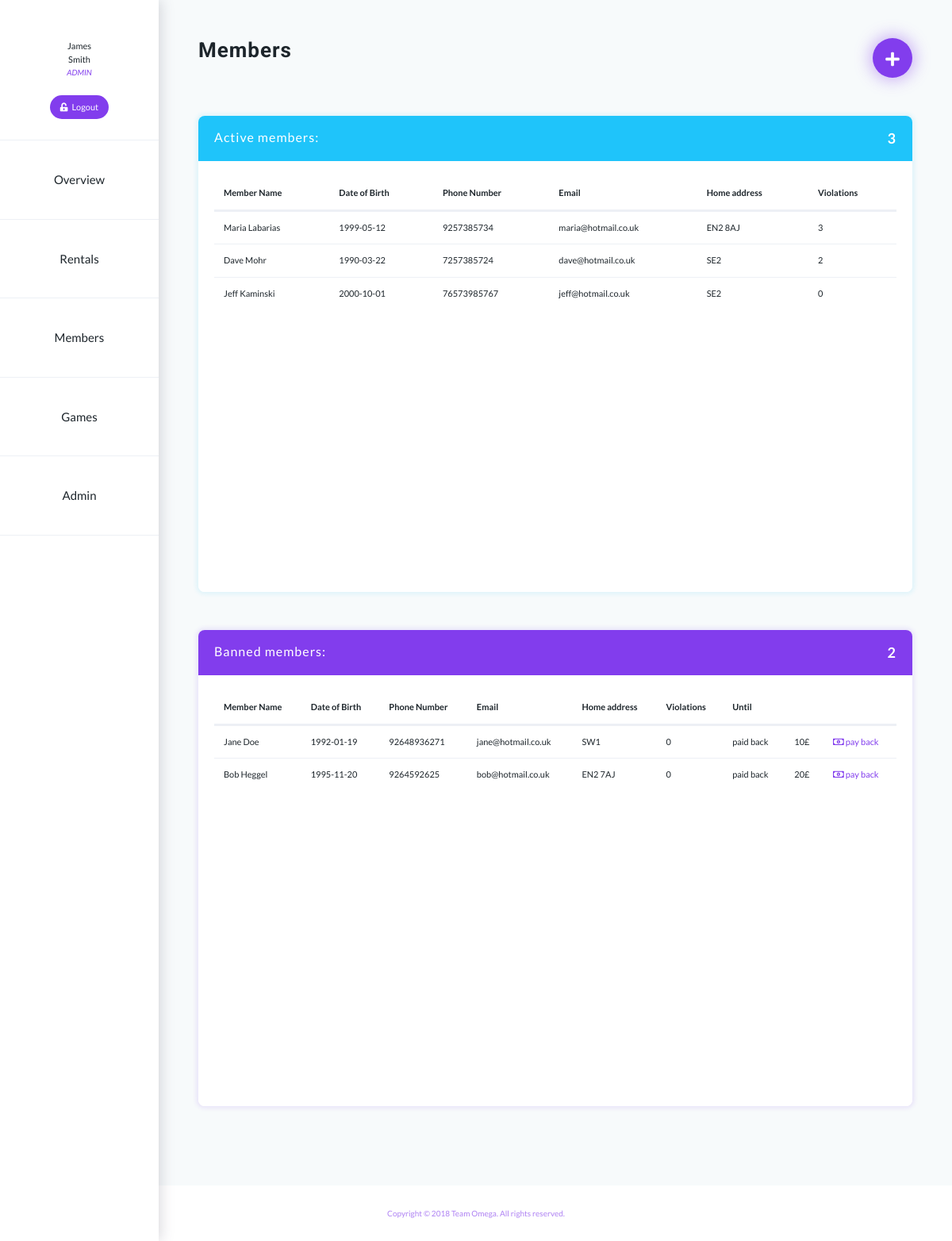
The page /staff/dashboard.php?tab=members (signed in) on the database its author committed.
### tables this page shows
CREATE TABLE Staff
(
  staffID     INT AUTO_INCREMENT NOT NULL,
  password    VARCHAR(255)   NOT NULL,
  title       VARCHAR(5)    NOT NULL,
  firstname   VARCHAR(20)   NOT NULL,
  surname     VARCHAR(30)   NOT NULL,
  DoB         DATE,
  phoneNo     CHAR(11),
  email       VARCHAR(30),
  homeAddress  VARCHAR(60),
  PRIMARY KEY (staffID)
);

CREATE TABLE Member
(
  memberID    INT AUTO_INCREMENT NOT NULL,
  title       VARCHAR(5)    NOT NULL,
  firstname   VARCHAR(20)   NOT NULL,
  surname     VARCHAR(30)   NOT NULL,
  DoB         DATE,
  phoneNo     CHAR(11),
  violations  INT DEFAULT 0,
  debt        INT DEFAULT 0,
  email       VARCHAR(30),
  homeAddress  VARCHAR(60),
  PRIMARY KEY (memberID)
);

### private/queryFunctions.php (called while the page is built, shortened)
<?php
require_once('functions.php');
function getBannedMembers()
{
    global $db;
    $sql = "SELECT Member.memberID, Member.title, Member.firstname, Member.surname, Member.DoB, Member.phoneNo, Member.violations,
            Member.debt, Member.email, Member.homeAddress
            FROM Member, Ban
            WHERE Member.memberID = Ban.memberID
            AND (Ban.endDate IS NULL OR Ban.EndDate >= CURRENT_DATE())";
    $result = mysqli_query($db, $sql);
    return $result;
}
function getActiveMembers()
{
    global $db;
    $sql = "SELECT Member.memberID, Member.title, Member.firstname, Member.surname, Member.DoB, Member.phoneNo, Member.violations,
            Member.debt, Member.email, Member.homeAddress
            FROM Member
                  LEFT JOIN Ban ON Member.memberID = Ban.memberID
            WHERE Ban.memberID IS NULL OR Ban.EndDate < CURRENT_DATE();";
    $result = mysqli_query($db, $sql);
    return $result;
}
function getBanByMember($memberID)
{
    global $db;
    $sql = "SELECT * FROM Ban ";
    $sql .= "WHERE memberID='" . $memberID . "'";
    $result = mysqli_query($db, $sql);
    $ban = mysqli_fetch_assoc($result);
    return $ban;
}
function hasEndDate($memberID)
{
    global $db;
    $sql = "SELECT IF (EXISTS (SELECT * FROM Ban WHERE memberID='" . $memberID . "'";
    $sql .= " AND endDate IS NOT NULL), 'yes', 'no') AS 'hasEndDate'";
    $result = mysqli_query($db, $sql);
    $answer = mysqli_fetch_assoc($result);
    if ($answer['hasEndDate'] == 'yes') {
        return true;
    } else {
        return false;
    }
}
function getStaffDataByEmail($staffUsername)
{
    global $db;
    $sql = "SELECT firstname, surname FROM Staff WHERE Staff.email = '$staffUsername'";
    $result = mysqli_query($db, $sql);
    $data = mysqli_fetch_assoc($result);
    return $data;
}
function isAdmin($username)
{
    global $db;
    $sql = "SELECT Staff.email as adminEmail FROM Admin, Staff WHERE Admin.isCurrent = TRUE AND Admin.staffID = Staff.staffID";
    $result = mysqli_query($db, $sql);
    $emails = mysqli_fetch_assoc($result);
    if ($emails['adminEmail'] == $username) return true;
    else return false;
}
function countBanMembers()
{
    $result = getBannedMembers();
    $numBanMembers = mysqli_num_rows($result);
    return $numBanMembers;
}
function countActiveMembers()
{
    global $db;
    $sql = "SELECT * FROM Member";
    $result = mysqli_query($db, $sql);
    $numMembers = mysqli_num_rows($result);
    $numCurrentMembers = $numMembers - countBanMembers();
    return $numCurrentMembers;
}
?>

### private/functions.php (called while the page is built, shortened)
<?php
function urlFor($script_path) {
    return WWW_ROOT . $script_path;
}
?>

### public/staff/tabs/membersTab.php (the view, shortened to what this page needs)
<div class="justify-content-between flex-wrap flex-md-nowrap align-items-center text-center mb-5 mt-5">
    <h1 class="align-left">Members</h1>
    <a class="btn btn-add align-right" href="pages/addMember.php" title="Add member"><i class="fas fa-plus"></i></a>
</div>
<div class="row mt-3">
    <div class="col">
        <div class="card card-blue card-big">
            <div class="card-title title-blue">
                <div class="align-left label">Active members: </div>
                <div class="align-right"><?php echo countActiveMembers(); ?></div>
            </div>
            <div class="card-body">
                <table class="table table-hover">
                    <thead>
                    <tr>
                        <th class="no-border" scope="col">Member Name</th>
                        <th class="no-border" scope="col">Date of Birth</th>
                        <th class="no-border" scope="col">Phone Number</th>
                        <th class="no-border" scope="col">Email</th>
                        <th class="no-border" scope="col">Home address</th>
                        <th class="no-border" scope="col">Violations</th>
                    </tr>
                    </thead>
                    <tbody>
                      <?php $members = getActiveMembers();
                            while($member = mysqli_fetch_assoc($members)) {?>
                    <tr>
                        <td><?php echo $member['firstname'] . " " . $member['surname']; ?></td>
                        <td><?php echo $member['DoB']; ?></td>
                        <td><?php echo $member['phoneNo']; ?></td>
                        <td><?php echo $member['email']; ?></td>
                        <td><?php echo $member['homeAddress']; ?></td>
                        <td><?php echo $member['violations']; ?></td>
                    </tr>
                    <?php } ?>
                    </tbody>
                </table>
            </div>
            <div class="card-footer"></div>
        </div>
    </div>
</div>
<div class="row mt-5">
    <div class="col">
        <div class="card card-purple card-big" id="banned">
            <div class="card-title title-purple">
                <div class="align-left label">Banned members: </div>
                <div class="align-right"><?php echo countBanMembers(); ?> </div>
            </div>
            <div class="card-body">
                <table class="table table-hover">
                    <thead>
                    <tr>
                        <th class="no-border" scope="col">Member Name</th>
                        <th class="no-border" scope="col">Date of Birth</th>
                        <th class="no-border" scope="col">Phone Number</th>
                        <th class="no-border" scope="col">Email</th>
                        <th class="no-border" scope="col">Home address</th>
                        <th class="no-border" scope="col">Violations</th>
                        <th class="no-border" scope="col">Until</th>
                        <th class="no-border" scope="col"></th>
                        <th class="no-border" scope="col"></th>
                    </tr>
                    </thead>
                    <tbody>
                      <?php $members =  getBannedMembers();
                            while($member = mysqli_fetch_assoc($members)) {?>
                    <tr>
                        <td><?php echo $member['firstname'] . " " . $member['surname'];  ?></td>
                        <td><?php echo $member['DoB']; ?></td>
                        <td><?php echo $member['phoneNo']; ?></td>
                        <td><?php echo $member['email']; ?></td>
                        <td><?php echo $member['homeAddress']; ?></td>
                        <td><?php echo $member['violations']; ?></td>
                        <?php $ban = getBanByMember($member['memberID']);
                        if(hasEndDate($ban['memberID'])) {
                            echo '<td>' . $ban['endDate'] . '</td>';
                        } else {
                            echo '<td>paid back</td>';
                        }
                        if ($member['debt'] != '0') {
                            echo '<td>' . $member['debt'] . '£</td>
                            <td>
                                <a href="pages/editDebt.php?id=' . ($member['memberID']) . '" class="btn-outline-primary">
                                    <i class="far fa-money-bill-alt"></i> pay back
                                </a>
                            </td>';
                        } ?>
                    </tr>
                    <?php } ?>
                    </tbody>
                </table>
            </div>
            <div class="card-footer"></div>
        </div>
    </div>
</div>

### public/staff/dashboard.php (shortened to what this page needs)
<?php
$staffName = getStaffDataByEmail($_SESSION['username']);
$isAdmin = isAdmin($_SESSION['username']);
?>
<!DOCTYPE html>
<html lang="en">
<?php include(PRIVATE_PATH . '/shared/head.php'); ?>
<body>
    <div class="container-fluid">
      <div class="row">
        <nav class="col-md-3 d-md-block sidebar col-lg-2 position-fixed">
          <div class="sidebar-sticky">
              <div class="headline border-bottom">
                  <?php echo $staffName['firstname']?><br><?php echo $staffName['surname']?>
                  <h7><br><?php if ($isAdmin) echo 'admin'; else echo 'staff'; ?></h7>
                  <br><a href="<?php echo urlFor('/staff/logout.php'); ?>"" class="btn btn-sidebar mb-3"><i class="fas fa-unlock-alt"></i> Logout</a>
              </div>
            <ul class="nav flex-column">
              <li class="nav-item nav-item-sidebar">
                <a class="nav-link active" href="?tab=overview">Overview</a>
              </li>
              <li class="nav-item nav-item-sidebar">
                <a class="nav-link" href="?tab=rentals">Rentals</a>
              </li>
              <li class="nav-item nav-item-sidebar">
                <a class="nav-link" href="?tab=members">Members</a>
              </li>
                <li class="nav-item nav-item-sidebar">
                    <a class="nav-link" href="?tab=game">Games</a>
                </li>
                <?php if($isAdmin) echo
                '<li class="nav-item nav-item-sidebar">
                    <a class="nav-link" href="?tab=admin">Admin</a>
                </li>' ?>
            </ul>
          </div>
        </nav>
        <div class="main col-md-9 ml-sm-auto col-lg-10">
            <?php
            $tab = '';
            if(!isset($_GET['tab'])) {
                $tab = 'overview';
            } else {
                $tab = $_GET['tab'];
            }
            include('tabs/' . $tab . 'Tab.php'); ?>
        </div>
      </div>
    </div>
    <?php include(PRIVATE_PATH . '/shared/footer.php'); ?>
</body>
</html>

### public/style/main.css (style rules this page uses)
html, body { height: 100%; }
body { font-size: 11px; font-family: 'Lato', sans-serif; background-color: #f7fafb; color: #1d252b; }
h1 { font-size: 26px; font-family: 'Roboto', sans-serif; letter-spacing: 1px; font-weight: bold !important; }
li { font-size: 1.4em; }
a { color: #823ded; }
.align-left { float: left; }
.align-right { float: right; }
.nav-item { margin-right: 10px; }
.active.nav-link { color: #371f77; }
.nav-link { font-size: 17px; color: #1d252b !important; }
.active { color: #371f77 !important; }

### public/style/dashboard.css (style rules this page uses)
h7 { font-size: 10px; color: #823ded; font-style: italic; text-transform: uppercase; }
.nav { margin-bottom: 100px; }
.headline { padding-bottom: 10px; margin-top: 50px; margin-bottom: 0; }
.sidebar { overflow: auto; background-color: #fff; text-align: center; padding-left: 0; padding-right: 0; height: 100%; -webkit-box-shadow: 3px 0 16px 0 rgba(81,75,97,0.2); -moz-box-shadow: 3px 0 16px 0 rgba(81,75,97,0.2); box-shadow: 3px 0 16px 0 rgba(81,75,97,0.2); }
.btn-sidebar { font-size: 11px; word-spacing: 3px; color: white !important; background-color: rgba(130,61,237,1); margin-top: 20px; border-radius: 1rem; }
.nav-item-sidebar { padding: 30px 0 30px 0; margin-right: 0; border-bottom: 1px solid #edf0f5; }
.nav-item-sidebar a { font-size: 15px; color: #1D252B !important; }
.border-bottom { border-color: #edf0f5 !important; }
.main { margin-bottom: 100px; padding-left: 50px; padding-right: 50px; }
.btn-add { font-size: 20px; color: #ffffff !important; background-color: #823ded; padding-top: 10px; width: 50px; height: 50px; border-radius: 100%; -webkit-box-shadow: 0 0 20px 3px rgba(130,61,237,0.4); -moz-box-shadow: 0 0 20px 3px rgba(130,61,237,0.4); box-shadow: 0 0 20px 3px rgba(130,61,237,0.4); }
.card { border: 0; border-radius: 0.5rem; height: 500px; }
.card-big { height: 600px !important; }
.card-body { overflow-y: auto; -ms-overflow-style: -ms-autohiding-scrollbar; }
.card-purple { -webkit-box-shadow: 0 0 5px 3px rgba(130,61,237,0.1); -moz-box-shadow: 0 0 5px 3px rgba(130,61,237,0.1); box-shadow: 0 0 5px 3px rgba(130,61,237,0.1); }
.card-blue { -webkit-box-shadow: 0 0 5px 3px rgba(31, 196, 250, 0.1); -moz-box-shadow: 0 0 5px 3px rgba(31, 196, 250,0.1); box-shadow: 0 0 5px 3px rgba(31, 196, 250,0.1); }
.card-title { font-size: 18px; font-weight: bold; letter-spacing: 1px; color: #ffffff; padding: 15px 20px; margin-bottom: 0; border-radius: 0.5rem 0.5rem 0 0; }
.title-purple { background-color: #823ded; }
.title-blue { background-color: #1fc4fa; }
.card-footer { background-color: #ffffff; border: 0; border-radius: 0 0 0.5rem 0.5rem !important; }
.label { font-size: 16px; font-weight: normal; }
thead tr { border-bottom: 3px solid #edf0f5; }
.table td { border-color: #edf0f5; }
.no-border { border-top: 0 !important; }
.card-purple .btn-outline-primary { color: #823ded; }

### rows shown on the page
staff: firstname "James", surname "Smith"
member: firstname "Maria", surname "Labarias", DoB "1999-05-12", phoneNo "9257385734", email "maria@hotmail.co.uk", homeAddress "EN2 8AJ", violations "3"
member: firstname "Dave", surname "Mohr", DoB "1990-03-22", phoneNo "7257385724", email "dave@hotmail.co.uk", homeAddress "SE2", violations "2"
member: firstname "Jeff", surname "Kaminski", DoB "2000-10-01", phoneNo "76573985767", email "jeff@hotmail.co.uk", homeAddress "SE2", violations "0"
member: firstname "Jane", surname "Doe", DoB "1992-01-19", phoneNo "92648936271", email "jane@hotmail.co.uk", homeAddress "SW1", violations "0", debt "10"
member: firstname "Bob", surname "Heggel", DoB "1995-11-20", phoneNo "9264592625", email "bob@hotmail.co.uk", homeAddress "EN2 7AJ", violations "0", debt "20"

### other values the page prints
countActiveMembers() "3"
countBanMembers() "2"
